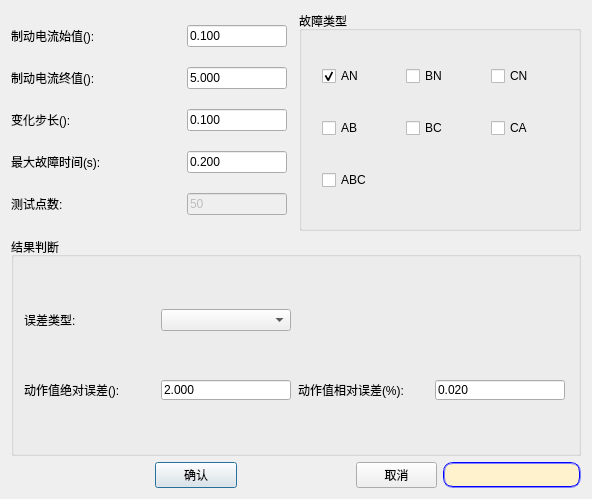
<?xml version="1.0" encoding="UTF-8"?>
<ui version="4.0">
 <class>QDiffAddSearchLineDlg</class>
 <widget class="QDialog" name="QDiffAddSearchLineDlg">
  <property name="geometry">
   <rect>
    <x>0</x>
    <y>0</y>
    <width>592</width>
    <height>499</height>
   </rect>
  </property>
  <property name="font">
   <font>
    <pointsize>9</pointsize>
   </font>
  </property>
  <property name="windowTitle">
   <string>添加搜索线</string>
  </property>
  <layout class="QGridLayout" name="gridLayout_2" columnstretch="1,1,1,1">
   <item row="1" column="0" colspan="4">
    <widget class="QGroupBox" name="groupBox_2">
     <property name="font">
      <font>
       <pointsize>9</pointsize>
      </font>
     </property>
     <property name="title">
      <string>结果判断</string>
     </property>
     <layout class="QGridLayout" name="gridLayout_3" rowstretch="1,0">
      <item row="1" column="0">
       <widget class="QLabel" name="m_lbActAbsErr">
        <property name="minimumSize">
         <size>
          <width>0</width>
          <height>0</height>
         </size>
        </property>
        <property name="maximumSize">
         <size>
          <width>130</width>
          <height>20</height>
         </size>
        </property>
        <property name="font">
         <font>
          <pointsize>9</pointsize>
         </font>
        </property>
        <property name="text">
         <string>动作值绝对误差():</string>
        </property>
       </widget>
      </item>
      <item row="0" column="0">
       <widget class="QLabel" name="m_lbErrorLogic">
        <property name="minimumSize">
         <size>
          <width>0</width>
          <height>0</height>
         </size>
        </property>
        <property name="maximumSize">
         <size>
          <width>130</width>
          <height>20</height>
         </size>
        </property>
        <property name="font">
         <font>
          <pointsize>9</pointsize>
         </font>
        </property>
        <property name="text">
         <string>误差类型:</string>
        </property>
       </widget>
      </item>
      <item row="1" column="1">
       <widget class="QLineEdit" name="m_editActAbsErr">
        <property name="minimumSize">
         <size>
          <width>0</width>
          <height>0</height>
         </size>
        </property>
        <property name="maximumSize">
         <size>
          <width>130</width>
          <height>20</height>
         </size>
        </property>
        <property name="font">
         <font>
          <pointsize>9</pointsize>
         </font>
        </property>
        <property name="text">
         <string>2.000</string>
        </property>
       </widget>
      </item>
      <item row="0" column="1">
       <widget class="QComboBox" name="m_cmbErrorLogic"/>
      </item>
      <item row="1" column="2">
       <widget class="QLabel" name="m_lbActRelErr">
        <property name="minimumSize">
         <size>
          <width>0</width>
          <height>0</height>
         </size>
        </property>
        <property name="maximumSize">
         <size>
          <width>130</width>
          <height>20</height>
         </size>
        </property>
        <property name="font">
         <font>
          <pointsize>9</pointsize>
         </font>
        </property>
        <property name="text">
         <string>动作值相对误差(%):</string>
        </property>
       </widget>
      </item>
      <item row="1" column="3">
       <widget class="QLineEdit" name="m_editActRelErr">
        <property name="minimumSize">
         <size>
          <width>0</width>
          <height>0</height>
         </size>
        </property>
        <property name="maximumSize">
         <size>
          <width>130</width>
          <height>20</height>
         </size>
        </property>
        <property name="font">
         <font>
          <pointsize>9</pointsize>
         </font>
        </property>
        <property name="text">
         <string>0.020</string>
        </property>
       </widget>
      </item>
     </layout>
    </widget>
   </item>
   <item row="2" column="3">
    <widget class="QLabel" name="m_labTips">
     <property name="sizePolicy">
      <sizepolicy hsizetype="Expanding" vsizetype="Preferred">
       <horstretch>0</horstretch>
       <verstretch>0</verstretch>
      </sizepolicy>
     </property>
     <property name="minimumSize">
      <size>
       <width>0</width>
       <height>0</height>
      </size>
     </property>
     <property name="font">
      <font>
       <pointsize>9</pointsize>
      </font>
     </property>
     <property name="styleSheet">
      <string notr="true">QLabel{border:2px groove rgb(0,0,255);border-radius:10px;background-color: rgb(255,242,204)}</string>
     </property>
     <property name="text">
      <string/>
     </property>
     <property name="wordWrap">
      <bool>true</bool>
     </property>
    </widget>
   </item>
   <item row="0" column="2" colspan="2">
    <layout class="QVBoxLayout" name="verticalLayout_2" stretch="3">
     <item>
      <widget class="QGroupBox" name="groupBox">
       <property name="font">
        <font>
         <pointsize>9</pointsize>
        </font>
       </property>
       <property name="title">
        <string>故障类型</string>
       </property>
       <layout class="QGridLayout" name="gridLayout">
        <property name="leftMargin">
         <number>20</number>
        </property>
        <property name="rightMargin">
         <number>9</number>
        </property>
        <item row="1" column="1">
         <widget class="QCheckBox" name="m_check_AB">
          <property name="sizePolicy">
           <sizepolicy hsizetype="Preferred" vsizetype="Fixed">
            <horstretch>0</horstretch>
            <verstretch>0</verstretch>
           </sizepolicy>
          </property>
          <property name="text">
           <string>AB</string>
          </property>
         </widget>
        </item>
        <item row="1" column="2">
         <widget class="QCheckBox" name="m_check_BC">
          <property name="sizePolicy">
           <sizepolicy hsizetype="Preferred" vsizetype="Fixed">
            <horstretch>0</horstretch>
            <verstretch>0</verstretch>
           </sizepolicy>
          </property>
          <property name="text">
           <string>BC</string>
          </property>
         </widget>
        </item>
        <item row="1" column="3">
         <widget class="QCheckBox" name="m_check_CA">
          <property name="sizePolicy">
           <sizepolicy hsizetype="Preferred" vsizetype="Fixed">
            <horstretch>0</horstretch>
            <verstretch>0</verstretch>
           </sizepolicy>
          </property>
          <property name="text">
           <string>CA</string>
          </property>
         </widget>
        </item>
        <item row="2" column="1">
         <widget class="QCheckBox" name="m_check_ABC">
          <property name="sizePolicy">
           <sizepolicy hsizetype="Preferred" vsizetype="Fixed">
            <horstretch>0</horstretch>
            <verstretch>0</verstretch>
           </sizepolicy>
          </property>
          <property name="text">
           <string>ABC</string>
          </property>
         </widget>
        </item>
        <item row="0" column="1">
         <widget class="QCheckBox" name="m_check_AN">
          <property name="sizePolicy">
           <sizepolicy hsizetype="Preferred" vsizetype="Fixed">
            <horstretch>0</horstretch>
            <verstretch>0</verstretch>
           </sizepolicy>
          </property>
          <property name="text">
           <string>AN</string>
          </property>
          <property name="checked">
           <bool>true</bool>
          </property>
          <property name="tristate">
           <bool>false</bool>
          </property>
         </widget>
        </item>
        <item row="0" column="2">
         <widget class="QCheckBox" name="m_check_BN">
          <property name="sizePolicy">
           <sizepolicy hsizetype="Preferred" vsizetype="Fixed">
            <horstretch>0</horstretch>
            <verstretch>0</verstretch>
           </sizepolicy>
          </property>
          <property name="text">
           <string>BN</string>
          </property>
         </widget>
        </item>
        <item row="0" column="3">
         <widget class="QCheckBox" name="m_check_CN">
          <property name="sizePolicy">
           <sizepolicy hsizetype="Preferred" vsizetype="Fixed">
            <horstretch>0</horstretch>
            <verstretch>0</verstretch>
           </sizepolicy>
          </property>
          <property name="text">
           <string>CN</string>
          </property>
         </widget>
        </item>
       </layout>
      </widget>
     </item>
    </layout>
   </item>
   <item row="2" column="0">
    <spacer name="horizontalSpacer_2">
     <property name="orientation">
      <enum>Qt::Horizontal</enum>
     </property>
     <property name="sizeHint" stdset="0">
      <size>
       <width>191</width>
       <height>22</height>
      </size>
     </property>
    </spacer>
   </item>
   <item row="2" column="1" colspan="2">
    <layout class="QHBoxLayout" name="horizontalLayout_7" stretch="1,0,1">
     <item>
      <widget class="QPushButton" name="m_btnSave">
       <property name="text">
        <string>确认</string>
       </property>
      </widget>
     </item>
     <item>
      <spacer name="horizontalSpacer_4">
       <property name="orientation">
        <enum>Qt::Horizontal</enum>
       </property>
       <property name="sizeHint" stdset="0">
        <size>
         <width>113</width>
         <height>20</height>
        </size>
       </property>
      </spacer>
     </item>
     <item>
      <widget class="QPushButton" name="m_btnClose">
       <property name="text">
        <string>取消</string>
       </property>
      </widget>
     </item>
    </layout>
   </item>
   <item row="0" column="0" colspan="2">
    <layout class="QVBoxLayout" name="verticalLayout">
     <item>
      <layout class="QHBoxLayout" name="horizontalLayout_2">
       <property name="rightMargin">
        <number>6</number>
       </property>
       <item>
        <widget class="QLabel" name="m_labSL_BeginVal">
         <property name="minimumSize">
          <size>
           <width>170</width>
           <height>0</height>
          </size>
         </property>
         <property name="maximumSize">
          <size>
           <width>170</width>
           <height>16777215</height>
          </size>
         </property>
         <property name="font">
          <font>
           <pointsize>9</pointsize>
          </font>
         </property>
         <property name="text">
          <string>制动电流始值():</string>
         </property>
         <property name="alignment">
          <set>Qt::AlignLeading|Qt::AlignLeft|Qt::AlignVCenter</set>
         </property>
        </widget>
       </item>
       <item>
        <widget class="QLineEdit" name="m_txtSL_BeginVal">
         <property name="sizePolicy">
          <sizepolicy hsizetype="Fixed" vsizetype="Fixed">
           <horstretch>0</horstretch>
           <verstretch>0</verstretch>
          </sizepolicy>
         </property>
         <property name="minimumSize">
          <size>
           <width>100</width>
           <height>0</height>
          </size>
         </property>
         <property name="maximumSize">
          <size>
           <width>16777215</width>
           <height>16777215</height>
          </size>
         </property>
         <property name="font">
          <font>
           <pointsize>9</pointsize>
          </font>
         </property>
         <property name="text">
          <string>0.100</string>
         </property>
        </widget>
       </item>
      </layout>
     </item>
     <item>
      <layout class="QHBoxLayout" name="horizontalLayout_3">
       <property name="rightMargin">
        <number>6</number>
       </property>
       <item>
        <widget class="QLabel" name="m_labSL_EndVal">
         <property name="minimumSize">
          <size>
           <width>170</width>
           <height>0</height>
          </size>
         </property>
         <property name="maximumSize">
          <size>
           <width>170</width>
           <height>16777215</height>
          </size>
         </property>
         <property name="font">
          <font>
           <pointsize>9</pointsize>
          </font>
         </property>
         <property name="text">
          <string>制动电流终值():</string>
         </property>
         <property name="alignment">
          <set>Qt::AlignLeading|Qt::AlignLeft|Qt::AlignVCenter</set>
         </property>
        </widget>
       </item>
       <item>
        <widget class="QLineEdit" name="m_txtSL_EndVal">
         <property name="sizePolicy">
          <sizepolicy hsizetype="Fixed" vsizetype="Fixed">
           <horstretch>0</horstretch>
           <verstretch>0</verstretch>
          </sizepolicy>
         </property>
         <property name="minimumSize">
          <size>
           <width>100</width>
           <height>0</height>
          </size>
         </property>
         <property name="maximumSize">
          <size>
           <width>16777215</width>
           <height>16777215</height>
          </size>
         </property>
         <property name="font">
          <font>
           <pointsize>9</pointsize>
          </font>
         </property>
         <property name="text">
          <string>5.000</string>
         </property>
        </widget>
       </item>
      </layout>
     </item>
     <item>
      <layout class="QHBoxLayout" name="horizontalLayout_4">
       <property name="rightMargin">
        <number>6</number>
       </property>
       <item>
        <widget class="QLabel" name="m_labSL_Step">
         <property name="minimumSize">
          <size>
           <width>170</width>
           <height>0</height>
          </size>
         </property>
         <property name="maximumSize">
          <size>
           <width>170</width>
           <height>16777215</height>
          </size>
         </property>
         <property name="font">
          <font>
           <pointsize>9</pointsize>
          </font>
         </property>
         <property name="text">
          <string>变化步长():</string>
         </property>
         <property name="alignment">
          <set>Qt::AlignLeading|Qt::AlignLeft|Qt::AlignVCenter</set>
         </property>
        </widget>
       </item>
       <item>
        <widget class="QLineEdit" name="m_txtSL_Step">
         <property name="sizePolicy">
          <sizepolicy hsizetype="Fixed" vsizetype="Fixed">
           <horstretch>0</horstretch>
           <verstretch>0</verstretch>
          </sizepolicy>
         </property>
         <property name="minimumSize">
          <size>
           <width>100</width>
           <height>0</height>
          </size>
         </property>
         <property name="maximumSize">
          <size>
           <width>16777215</width>
           <height>16777215</height>
          </size>
         </property>
         <property name="font">
          <font>
           <pointsize>9</pointsize>
          </font>
         </property>
         <property name="text">
          <string>0.100</string>
         </property>
        </widget>
       </item>
      </layout>
     </item>
     <item>
      <layout class="QHBoxLayout" name="horizontalLayout_5">
       <property name="rightMargin">
        <number>6</number>
       </property>
       <item>
        <widget class="QLabel" name="m_labSL_Time">
         <property name="minimumSize">
          <size>
           <width>170</width>
           <height>0</height>
          </size>
         </property>
         <property name="maximumSize">
          <size>
           <width>170</width>
           <height>16777215</height>
          </size>
         </property>
         <property name="font">
          <font>
           <pointsize>9</pointsize>
          </font>
         </property>
         <property name="text">
          <string>最大故障时间(s):</string>
         </property>
         <property name="alignment">
          <set>Qt::AlignLeading|Qt::AlignLeft|Qt::AlignVCenter</set>
         </property>
        </widget>
       </item>
       <item>
        <widget class="QLineEdit" name="m_txtSL_Time">
         <property name="sizePolicy">
          <sizepolicy hsizetype="Fixed" vsizetype="Fixed">
           <horstretch>0</horstretch>
           <verstretch>0</verstretch>
          </sizepolicy>
         </property>
         <property name="minimumSize">
          <size>
           <width>100</width>
           <height>0</height>
          </size>
         </property>
         <property name="maximumSize">
          <size>
           <width>16777215</width>
           <height>16777215</height>
          </size>
         </property>
         <property name="font">
          <font>
           <pointsize>9</pointsize>
          </font>
         </property>
         <property name="text">
          <string>0.200</string>
         </property>
        </widget>
       </item>
      </layout>
     </item>
     <item>
      <layout class="QHBoxLayout" name="horizontalLayout_6">
       <property name="rightMargin">
        <number>6</number>
       </property>
       <item>
        <widget class="QLabel" name="m_labSL_Points">
         <property name="minimumSize">
          <size>
           <width>170</width>
           <height>0</height>
          </size>
         </property>
         <property name="maximumSize">
          <size>
           <width>170</width>
           <height>16777215</height>
          </size>
         </property>
         <property name="font">
          <font>
           <pointsize>9</pointsize>
          </font>
         </property>
         <property name="text">
          <string>测试点数:</string>
         </property>
         <property name="alignment">
          <set>Qt::AlignLeading|Qt::AlignLeft|Qt::AlignVCenter</set>
         </property>
        </widget>
       </item>
       <item>
        <widget class="QLineEdit" name="m_txtSL_Points">
         <property name="enabled">
          <bool>false</bool>
         </property>
         <property name="sizePolicy">
          <sizepolicy hsizetype="Fixed" vsizetype="Fixed">
           <horstretch>0</horstretch>
           <verstretch>0</verstretch>
          </sizepolicy>
         </property>
         <property name="minimumSize">
          <size>
           <width>100</width>
           <height>0</height>
          </size>
         </property>
         <property name="maximumSize">
          <size>
           <width>16777215</width>
           <height>16777215</height>
          </size>
         </property>
         <property name="font">
          <font>
           <pointsize>9</pointsize>
          </font>
         </property>
         <property name="text">
          <string>50</string>
         </property>
        </widget>
       </item>
      </layout>
     </item>
    </layout>
   </item>
  </layout>
  <zorder>m_labTips</zorder>
  <zorder>horizontalSpacer_2</zorder>
  <zorder>groupBox_2</zorder>
 </widget>
 <resources/>
 <connections/>
</ui>
